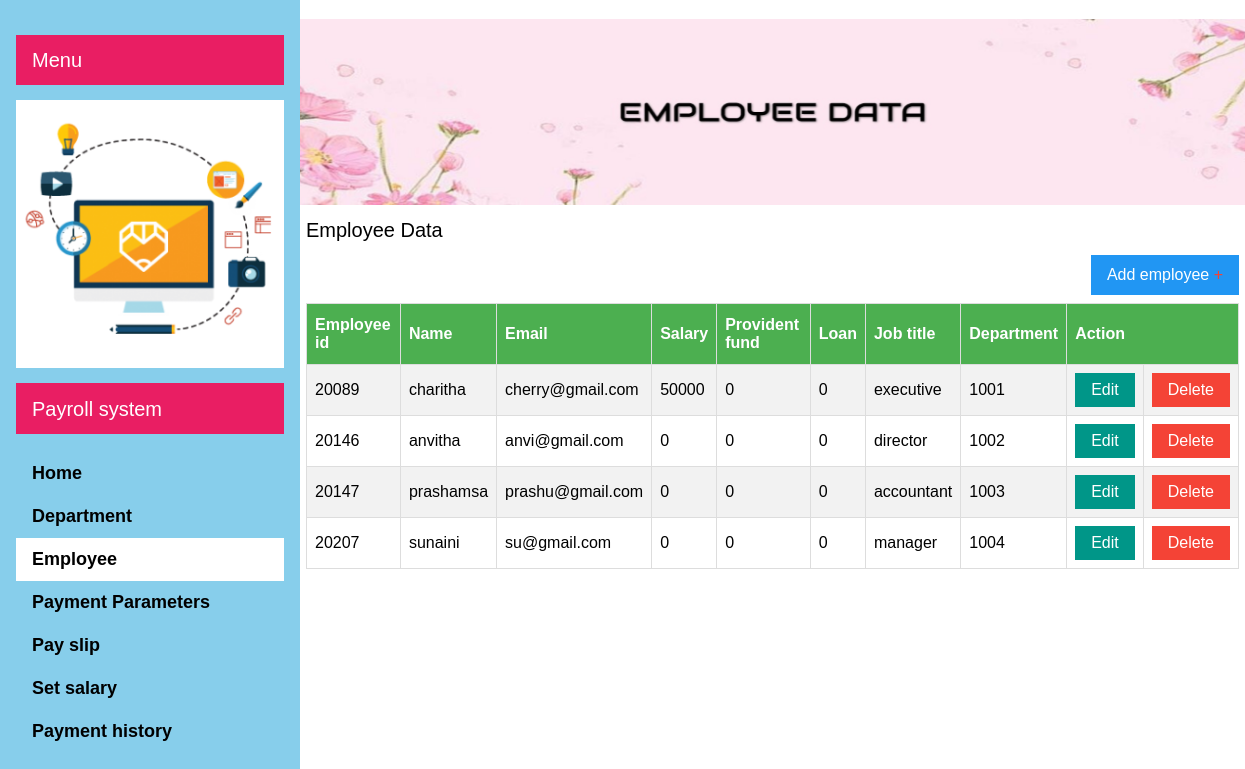
Page /employee.php on the committed database.
### tables this page shows
CREATE TABLE `employee` (
  `Employee_id` int(11) NOT NULL,
  `Name` varchar(200) NOT NULL,
  `Address` varchar(200) NOT NULL,
  `Phone_no` varchar(15) NOT NULL,
  `Email` varchar(50) NOT NULL,
  `Start_date` date NOT NULL,
  `d_birth` date NOT NULL,
  `gender` varchar(15) NOT NULL,
  `loan` float NOT NULL,
  `pfund` float NOT NULL,
  `salary` float NOT NULL,
  `jobtitle` varchar(50) NOT NULL,
  `Depart_id` int(11) NOT NULL,
  `managesDepart_id` int(11) NOT NULL,
  `b_accno` int(20) NOT NULL
);

### emp-up-deletephp.php (called while the page is built, shortened)
<?php
  include('configall.php');
       $sql="SELECT Employee_id,Name,Email,salary,loan,jobtitle,Depart_id,pfund FROM `employee`;";
       $result=mysqli_query($connection,$sql);
?>

### employee.php (the view, shortened to what this page needs)
<?php include('emp-up-deletephp.php')?>
<!DOCTYPE html>
<html lang="en">
<link rel="stylesheet" href="css/w3.css">
<link rel="stylesheet" href="css/font.css">
<body>
<nav class="w3-sidebar w3-light-blue w3-collapse w3-top w3-large w3-padding" style="z-index:3;width:300px;font-weight:bold;" id="mySidebar"><br>
    <div class="w3-container w3-pink">
    <h4>Menu</h4>
    </div>
    <img src="images/payroll.png" alt="Snow" style="width:100%;padding-top: 15px;padding-bottom: 15px;">
    <div class="w3-container w3-pink">
    <h4>Payroll system</h4>
    </div>
  <div class="w3-bar-block">
      <dl>
          <dt><a href="home.php" onclick="w3_close()" class="w3-bar-item w3-button w3-hover-white">Home</a> </dt>
  <dt><a href="department.php" onclick="w3_close()" class="w3-bar-item w3-button w3-hover-white">Department</a> </dt>
    <dt><a href="employee.php" onclick="w3_close()" class="w3-bar-item w3-button w3-hover-white w3-white">  Employee  </a></dt>
          <dt><a href="employee-payment.php" onclick="w3_close()" class="w3-bar-item w3-button w3-hover-white">Payment Parameters</a> </dt>
          <dt><a href="employee-payslip.php" onclick="w3_close()" class="w3-bar-item w3-button w3-hover-white">Pay slip</a> </dt>
          <dt><a href="employee-setsalary.php" onclick="w3_close()" class="w3-bar-item w3-button w3-hover-white">Set salary</a> </dt>
          <dt><a href="employee-payhistory.php" onclick="w3_close()" class="w3-bar-item w3-button w3-hover-white">Payment history</a> </dt>
</dl>
  </div>
</nav>
  <div class="w3-main" style="margin-left:290px;margin-right:-10px;margin-top: -5px;margin-bottom: 0px">
      <div class="w3-display-container " style="font-size: 50px;color:#f5f5dc">
          <img src="images/h3.jpg" alt="Lights" style="width:100%" style="height: 150px">
      </div>
   <div class="w3-container">
      <h4>Employee Data</h4>
       <a href="employee-add.php" class="w3-button w3-blue w3-right">Add employee <span class="w3-text-red">+</span></a>
       <br><br>
       <table>
           <tr><th>Employee id</th>
               <th>Name</th>
               <th>Email</th>
               <th>Salary</th>
               <th>Provident fund</th>
               <th>Loan</th>
               <th>Job title</th>
               <th>Department</th>
               <th colspan="2">Action</th></tr>
           <?php while($row=mysqli_fetch_array($result)) {?>
           <tr>
               <td><?php echo $row['Employee_id']; ?></td>
               <td><?php echo $row['Name']; ?></td>
               <td><?php echo $row['Email']; ?></td>
               <td><?php echo $row['salary']; ?></td>
               <td><?php echo $row['pfund']; ?></td>
               <td><?php echo $row['loan']; ?></td>
               <td><?php echo $row['jobtitle']; ?></td>
               <td><?php echo $row['Depart_id']; ?></td>
               <td><a href="employee-update.php?edit=<?php echo $row['Employee_id']; ?>" class="w3-button w3-teal" >Edit</a></td>
               <td><a href="emp-up-deletephp.php?del=<?php echo $row['Employee_id']; ?>" class="w3-button w3-red">Delete</a></td>
           </tr>
           <?php } ?>
       </table>
      </div>
  </div>
</body>
</html>

### css/w3.css (style rules this page uses)
html { box-sizing:border-box }
*,*:before,*:after { box-sizing:inherit }
html { -ms-text-size-adjust:100%;-webkit-text-size-adjust:100% }
body { margin:0 }
article,aside,details,figcaption,figure,footer,header,main,menu,nav,section,summary { display:block }
a { background-color:transparent;-webkit-text-decoration-skip:objects }
img { border-style:none }
html,body { font-family:Verdana,sans-serif;font-size:15px;line-height:1.5 }
html { overflow-x:hidden }
h4 { font-size:20px }
h1,h2,h3,h4,h5,h6 { font-family:"Segoe UI",Arial,sans-serif;font-weight:400;margin:10px 0 }
img { vertical-align:middle }
a { color:inherit }
.w3-btn,.w3-button { border:none;display:inline-block;padding:8px 16px;vertical-align:middle;overflow:hidden;text-decoration:none;color:inherit;background-color:inherit;text-align:center;cursor:pointer;white-space:nowrap }
.w3-btn,.w3-button { -webkit-touch-callout:none;-webkit-user-select:none;-khtml-user-select:none;-moz-user-select:none;-ms-user-select:none;user-select:none }
.w3-tooltip,.w3-display-container { position:relative }
.w3-sidebar { height:100%;width:200px;background-color:#fff;position:fixed!important;z-index:1;overflow:auto }
.w3-main,#main { transition:margin-left .4s }
.w3-bar-block .w3-bar-item { width:100%;display:block;padding:8px 16px;text-align:left;border:none;white-space:normal;float:none;outline:0 }
.w3-container:after,.w3-container:before,.w3-panel:after,.w3-panel:before,.w3-row:after,.w3-row:before,.w3-row-padding:after,.w3-row-padding:before, .w3-cell-row:before,.w3-cell-row:after,.w3-clear:after,.w3-clear:before,.w3-bar:before,.w3-bar:after { content:"";display:table;clear:both }
@media (min-width:993px) { .w3-sidebar.w3-collapse { display:block!important } }
.w3-top,.w3-bottom { position:fixed;width:100%;z-index:1 }
.w3-top { top:0 }
.w3-container,.w3-panel { padding:0.01em 16px }
.w3-large { font-size:18px!important }
.w3-padding { padding:8px 16px!important }
.w3-right { float:right!important }
.w3-blue,.w3-hover-blue:hover { color:#fff!important;background-color:#2196F3!important }
.w3-light-blue,.w3-hover-light-blue:hover { color:#000!important;background-color:#87CEEB!important }
.w3-pink,.w3-hover-pink:hover { color:#fff!important;background-color:#e91e63!important }
.w3-red,.w3-hover-red:hover { color:#fff!important;background-color:#f44336!important }
.w3-teal,.w3-hover-teal:hover { color:#fff!important;background-color:#009688!important }
.w3-white,.w3-hover-white:hover { color:#000!important;background-color:#fff!important }
.w3-text-red,.w3-hover-text-red:hover { color:#f44336!important }

### employee.php (style rules this page uses)
body,h1,h2,h3,h4,h5 { font-family: "Poppins", sans-serif }
body { font-size:16px; }
table { font-family: "Trebuchet MS", Arial, Helvetica, sans-serif; border-collapse: collapse; width: 100%; }
td,th { border: 1px solid #ddd; padding: 8px; }
tr:nth-child(even) { background-color: #f2f2f2; }
th { padding-top: 12px; padding-bottom: 12px; text-align: left; background-color: #4CAF50; color: white; }

### rows in the picture
employee: Employee_id "20089", Name "charitha", Email "cherry@gmail.com", salary "50000", pfund "0", loan "0", jobtitle "executive", Depart "1001"
employee: Employee_id "20146", Name "anvitha", Email "anvi@gmail.com", salary "0", pfund "0", loan "0", jobtitle "director", Depart "1002"
employee: Employee_id "20147", Name "prashamsa", Email "prashu@gmail.com", salary "0", pfund "0", loan "0", jobtitle "accountant", Depart "1003"
employee: Employee_id "20207", Name "sunaini", Email "su@gmail.com", salary "0", pfund "0", loan "0", jobtitle "manager", Depart "1004"
